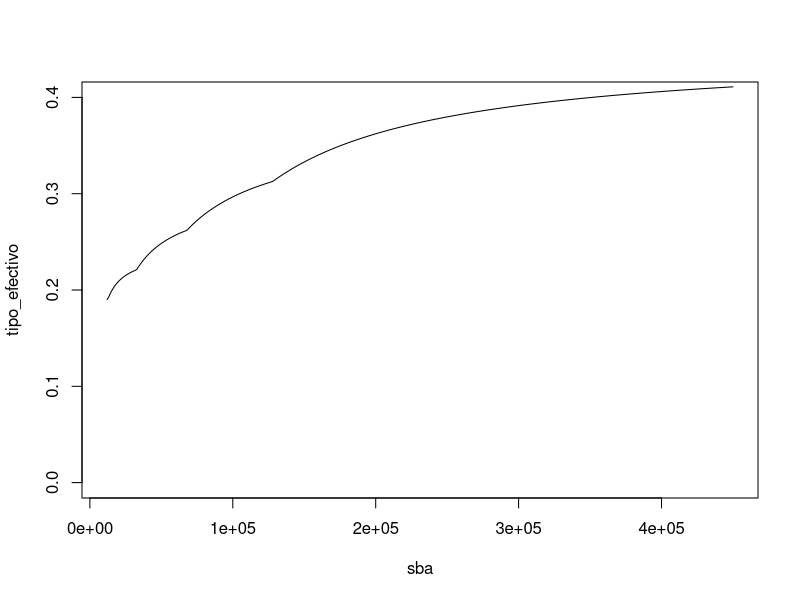
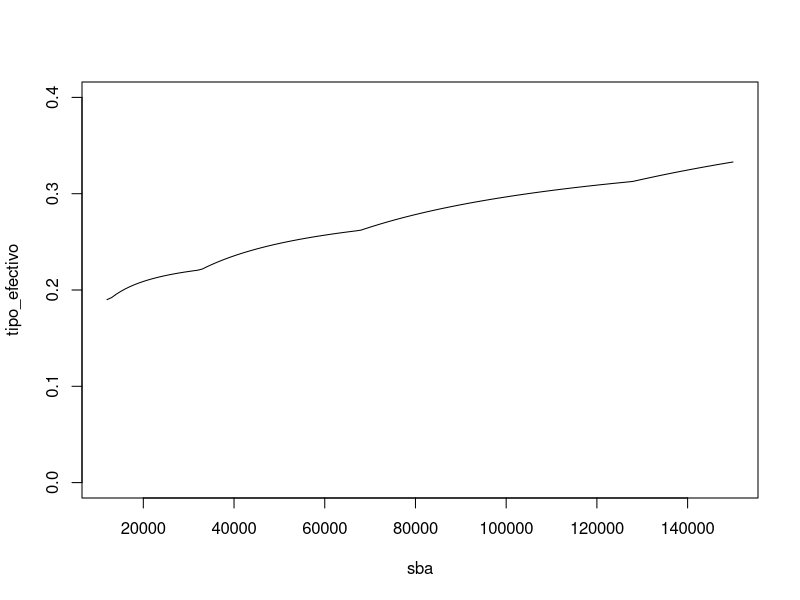

The R script that drew these images, in order: (Note: this script raises an error after producing the figures.)

library(tidyverse)


# IRPF --------------------------------------------------------------------



# https://www.businessinsider.es/tramos-irpf-2019-asi-quedan-tablas-renta-348097
tb_tramos_IRPF <- tribble(~desde, ~hasta, ~tipo,
                          0, 12450, .19,
                          12450, 20200, .24,
                          20200, 35200, .3,
                          35200, 60000, .37,
                          60000, Inf, .45)

calc_ret <- function(sba, tb_tramos) {
  aux <- tb_tramos %>% 
    mutate(aux = hasta,
           cum_sba = cumsum(hasta)) %>% 
    mutate(new_sba = ifelse(cum_sba <= sba, 
                            cum_sba,
                            pmin(cum_sba, sba)))

  aux$new_sba[-1] <- (aux$new_sba %>% diff)
  
  aux <- aux %>% transmute(desde = desde,
                           hasta = hasta,
                           tipo = tipo,
                           tramo_sba = new_sba,
                           irpf = tipo * tramo_sba)
           
  out <- list(tabla = aux,
              resumen = aux %>% summarise(irpf_total = sum(irpf)) %>% 
                mutate(tipo_efectivo = irpf_total / sba,
                       sba = sba))
  
  return(out)
}

calc_ret(45000, tb_tramos = tb_tramos_IRPF)
calc_ret(48000, tb_tramos = tb_tramos_IRPF)

para_plot <- sapply((12:450)*1000, function(x) {
  calc_ret(x, tb_tramos = tb_tramos_IRPF)$resumen 
}) %>% t %>% as.data.frame %>% sapply(unlist) %>% as_tibble()

plot(para_plot %>% select(sba, tipo_efectivo), type = "l",
     ylim= c(0, .4))

para_plot_2 <- sapply((12:150)*1000, function(x) {
  calc_ret(x, tb_tramos = tb_tramos_IRPF)$resumen 
}) %>% t %>% as.data.frame %>% sapply(unlist) %>% as_tibble()

plot(para_plot_2 %>% select(sba, tipo_efectivo), type = "l",
     ylim= c(0, .4))


# SS ----------------------------------------------------------------------

# http://www.seg-social.es/wps/portal/wss/internet/Trabajadores/CotizacionRecaudacionTrabajadores/36537

bases <- c(minima = 1466.40, maxima = 4070.1) * 12

tb_cotizacion <- tribble(~tipo_cotiz, ~empresa, ~trabajador,
                         "Comunes", .236, .047,
                         "Desempleo", .055, .0155,
                         "Fogasa", .002, 0,
                         "Formación Profesional", 0.006, 0.001) 

tb_cotizacion <- tb_cotizacion %>% 
  mutate(total_SS = rowSums(tb_cotizacion %>% 
                           select_if(is.numeric)))

total_cotizacion <- tb_cotizacion %>% 
  summarise_if(is_numeric, sum)

calc_cot <- function(sba, bases, total_cotizacion) {
  aux <- max(min(bases["maxima"], sba), bases["minima"])
  
  out <- tibble(sba = sba) %>% 
    bind_cols(total_cotizacion %>% mutate_all(funs(. * aux)))
  
  return(out)
}

calc_cot(45000, bases, total_cotizacion)
calc_cot(48000, bases, total_cotizacion)

para_plot_3 <- 
  sapply((12:450)*1000, calc_cot, bases, total_cotizacion) %>% 
  t %>% as.data.frame() %>% sapply(unlist) %>% as_tibble()


# TOTAL -------------------------------------------------------------------

calc_total <- function(sba, tb_tramos_irpf, bases_ss, total_tipos_cotizacion) {
  
  irpf <- calc_ret(sba, tb_tramos_irpf)
  ss <- calc_cot(sba, bases_ss, total_tipos_cotizacion)
  
  out <- inner_join(irpf$resumen, ss, by = "sba") %>% 
    mutate(coste_laboral = sba + empresa,
           sobrecoste = coste_laboral / sba)
  
  return(out)
}

calc_total(40000, tb_tramos_IRPF, bases, total_cotizacion)
calc_total(43000, tb_tramos_IRPF, bases, total_cotizacion)
calc_total(45000, tb_tramos_IRPF, bases, total_cotizacion)
calc_total(48750, tb_tramos_IRPF, bases, total_cotizacion)

tb_total %>% filter(sba == 40000 | sba == 43000 | sba == 45000 | sba == 48750)

para_plot_4 <- 
  sapply((12:450)*1000, calc_total, tb_tramos_IRPF, bases, total_cotizacion) %>% 
  t %>% as.data.frame() %>% sapply(unlist) %>% as_tibble()

plot(para_plot_4 %>% select(sba, sobrecoste), type = "l")

plot(para_plot_4 %>% select(sba, coste_laboral), type = "l")

abline(a = 0, b = 1, col = "blue")
plot(para_plot_4 %>% select(sba, coste_laboral) %>% 
       filter(sba <= 100000), type = "l")
abline(a = 0, b = 1, col = "blue")


# NOMINA ------------------------------------------------------------------

sba <- 45000

sbm_dinerario <- sba / 14 # 1649.95 + 110.08 + 1454.26 = 3214.29 => IRPF
sbm_especie <- 27.77

seg_acc_m <- 3.81

base_cotiz_m <- sbm_dinerario + sbm_especie + seg_acc_m # 3245.87

prorrata <- sba/14/12*2 # 535.72

base_cotizacion <- base_cotiz_m + prorrata # 3781.59 => SS

cotiz_anual <- calc_cot(base_cotizacion * 12, bases, total_cotizacion)
cotiz_anual

cotiz_mensual <- cotiz_anual %>% mutate_all(funs(. / 12))
cotiz_mensual # trabajador: 177.73 + 62.39 = 240.12
              # empresa: 852.3 + 56.72 + 207.99 + 22.69 + 7.56 = 1147.26


